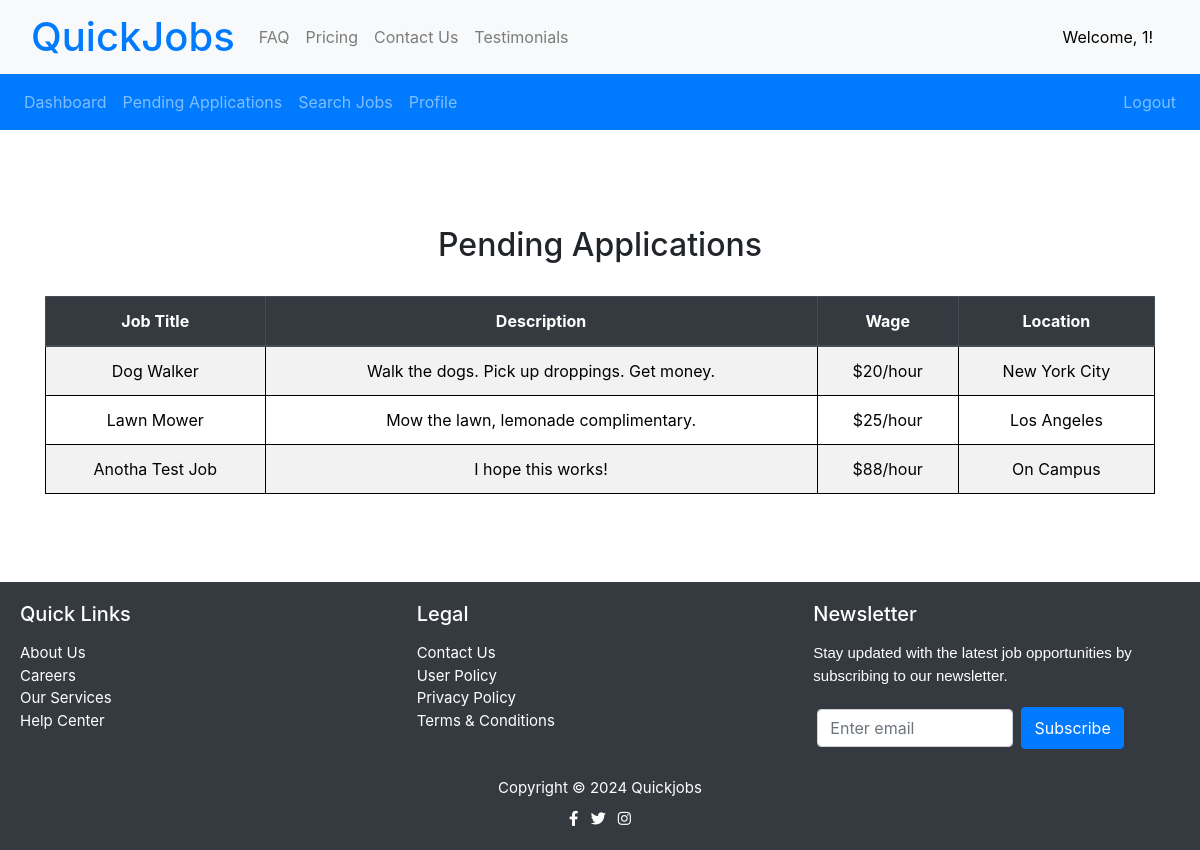
/pending_applications (signed in), run on the app's committed database.
### tables this page shows
CREATE TABLE job_listings (
                    id INTEGER PRIMARY KEY,
                    title TEXT,
                    description TEXT,
                    wage TEXT,
                    location TEXT
                , created_by TEXT);

### routes.py (the view)
@app_routes.route('/pending_applications')
def pending_applications():
    if 'username' in session:
        worker = session['username']
        conn = get_db_connection()
        cursor = conn.cursor()
        cursor.execute("SELECT * FROM job_applications WHERE worker_id = ?", (worker,))
        job_applications = cursor.fetchall()
        pending_jobs = []
        for app in job_applications:
            cursor.execute("SELECT * FROM job_listings WHERE id = ?", (app['job_id'],))
            job = cursor.fetchone()
            if job:
                pending_jobs.append(job)
        conn.close()
        return render_template('pending_applications.html', pending_jobs=pending_jobs)
    return redirect(url_for('app_routes.select_user_type'))

### routes.py (called while the page is built)
def get_db_connection():
    conn = sqlite3.connect('app.db')
    conn.row_factory = sqlite3.Row
    return conn

### templates/pending_applications.html (shortened to what this page needs)
{% extends 'base.html' %}
{% block content %}
    {% include "components/worker_navbar.html" %}
    <div class="container mt-5 pt-5">
        <h2>Pending Applications</h2>
        <br/>
        {% if pending_jobs %}
            <table class="table table-striped">
                <thead class="thead-dark">
                    <tr>
                        <th scope="col">Job Title</th>
                        <th scope="col">Description</th>
                        <th scope="col">Wage</th>
                        <th scope="col">Location</th>
                    </tr>
                </thead>
                <tbody>
                    {% for job in pending_jobs %}
                        <tr>
                            <td>{{ job['title'] }}</td>
                            <td>{{ job['description'] }}</td>
                            <td>{{ job['wage'] }}</td>
                            <td>{{ job['location'] }}</td>
                        </tr>
                    {% endfor %}
                </tbody>
            </table>
        {% else %}
            <p>No pending applications.</p>
            <br/> <br/> <br/> <br/> <br/> <br/>
        {% endif %}
    </div>
<br/> <br/> <br/>
{% endblock %}

### static/styles.css (style rules this page uses)
body, h1, h2, p, ul, li { margin: 35; padding: 0; }
body { font-family: Arial, sans-serif; background-color: #f4f4f4; }
table { width: 100%; border-collapse: collapse; }
th, td { border: 1px solid black; padding: 8px; }
th { background-color: #f2f2f2; }
.container { text-align: center; margin-top: 20vh; }

### data on the page
job_listings: title "Dog Walker", description "Walk the dogs. Pick up droppings. Get money.", wage "$20/hour", location "New York City"
job_listings: title "Lawn Mower", description "Mow the lawn, lemonade complimentary.", wage "$25/hour", location "Los Angeles"
job_listings: title "Anotha Test Job", description "I hope this works!", wage "$88/hour", location "On Campus"

### other printed values
{{ session['username'] }} "1"
